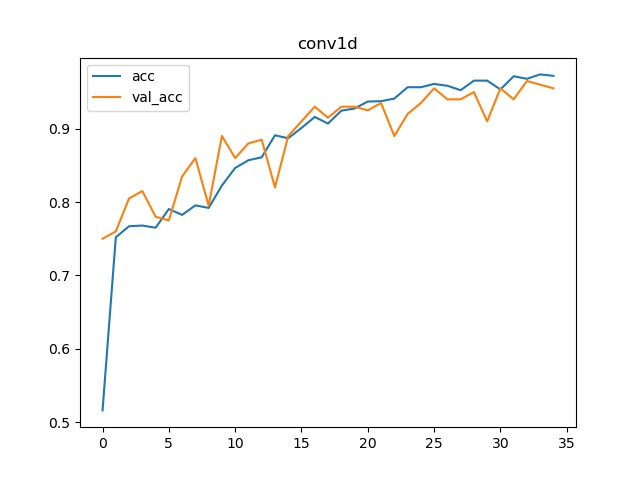

Recreate this plot in Python.
import numpy as np
import matplotlib.pyplot as plt
import pickle
from sklearn.model_selection import train_test_split
import keras
from  keras import Sequential
from keras.layers import Dense, Flatten,Conv1D,Dropout
from keras.models import Model
from keras.models import load_model
from keras import regularizers
global ill
global normal

#load signal data 
with open('normal_features', 'rb') as fp:
    normal_features=pickle.load(fp)


with open('ill_features', 'rb') as fp:
    ill_features=pickle.load(fp)

"""
this function for drew history of model
#   * title must be str
#   * for useing function you must complit parametr of function
#   * for drew any parameter[loss , acc, val_loss, val_acc ] set 1 for that element 
"""


def plot_history(history,title = 'none',loss = 0 , acc = 1 ,val_loss = 0 , val_acc = 0,save = 0):
    drew =[acc,val_acc,loss,val_loss]
    if acc == 1:
        a = history.history['acc']
        plt.plot(a)
    if val_acc == 1:
        v_a = history.history['val_acc']
        plt.plot(v_a)
    if loss == 1:
        l = history.history['loss']
        plt.plot(l)
    if val_loss == 1:
        v_l = history.history['val_loss']
        plt.plot(v_l)
    plt.legend(['acc','val_acc','loss','val_loss'])
    plt.title(title)
    if save == 1 :
        plt.savefig(str(title)+".jpg")
    plt.show()



# nromalization data and append data together 

def normal_data(normal_features):
    normal =[]
    for l in normal_features :
        l = l.flatten()
        l =l.reshape((240,480))
        l = (l - l.min())/(l.max()-l.min())
        normal.append(l)
    normal = np.array(normal)
    normal = normal.astype('float32')
    return normal

def ill_data(ill_features):
    ill = []
    for l in ill_features :
        l = l.flatten()
        l =l.reshape((240,480))
        l = (l - l.min())/(l.max()-l.min())
        ill.append(l)
    ill = np.array(ill)
    ill = ill.astype('float32')
    return ill

def data():
    ill = ill_data(ill_features)
    normal = normal_data(normal_features)
    x = np.concatenate([normal,ill])
    x = x.astype('float32')
    return x

# function for build labels

def label(ill_n=ill_features.shape[0],normal_n=normal_features.shape[0]):
    y = []
    for l in range(normal_features.shape[0]):
        y.append(1)
    for l in range(ill_features.shape[0]):
        y.append(0)
    y=np.array(y)
    return y
###load gan model

# gan ill model
ill_gen = load_model('ill.h5')

# gan normal model 
normal_gen = load_model('normal.h5')


#generator gan (make_fake_signal )

def generator(ill_signal,normal_signal,batch_size):
	random_array = np.random.rand(int(batch_size/4),240)
	fake_ill_signal = ill_gen.predict(random_array)
	print(fake_ill_signal.shape)
	random_array = np.random.rand(int(batch_size/4),240)
	fake_normal_signal = normal_gen.predict(random_array)
	print(fake_normal_signal.shape)
	ill =ill_signal
	normal = normal_signal
	ill_signal = ill[np.random.randint(0,ill.shape[0],size=int(batch_size/4))]
	normal_signal = normal[np.random.randint(0,normal.shape[0],size=int(batch_size/4))]

	X_batch = np.concatenate([normal_signal,fake_normal_signal,fake_ill_signal,ill_signal]).astype('float32')
	y_batch = np.array([1]*int(batch_size/2)+[0]*int(batch_size/2))
	return X_batch,y_batch



#load label
y_label = label(ill_n=ill_features.shape[0],normal_n=normal_features.shape[0])

#load data
x_data = data()

#split data and label to test and train data and lebal

x_train, x_val, y_train, y_val = train_test_split(x_data, y_label, test_size=0.3)
x_test, x_val, y_test, y_val = train_test_split(x_val, y_val, test_size=0.5)

# function for make model

def model():
    conv1d = Sequential()
    conv1d.add(Conv1D(filters=32,kernel_size=3,input_shape=(240,480),activation='relu'))
    conv1d.add(Conv1D(filters=32,kernel_size=3,activation='relu'))
    conv1d.add(Conv1D(filters=64,kernel_size=3,activation='relu'))
    conv1d.add(Conv1D(filters=64,kernel_size=3,activation='relu'))
    conv1d.add(Conv1D(filters=128,kernel_size=3,activation='relu'))
    conv1d.add(Conv1D(filters=128,kernel_size=3,activation='relu'))
    conv1d.add(Conv1D(filters=256,kernel_size=3,activation='relu'))
    conv1d.add(Conv1D(filters=256,kernel_size=3,activation='relu'))
    conv1d.add(Conv1D(filters=256,kernel_size=3,activation='relu'))
    conv1d.add(Conv1D(filters=512,kernel_size=3,activation='relu'))
    conv1d.add(Conv1D(filters=512,kernel_size=3,activation='relu'))
    #conv1d.add(Dropout(0.5))
    conv1d.add(Flatten())
    conv1d.add(Dense(512,activation='relu',kernel_regularizer=regularizers.l1_l2(l1= 0.00001,l2 = 0.001)))
    conv1d.add(Dense(1,activation='sigmoid',kernel_regularizer=regularizers.l1_l2(l1= 0.00001,l2 = 0.001)))
    return conv1d

    
# load model
m1 = model() 
#summary of model

m1.summary()


adam=keras.optimizers.Adam(lr=0.00001)
m1.compile(optimizer=adam ,loss='binary_crossentropy',metrics=['acc'])
# *train model
"""
#train model with out gen




history = m1.fit(x_train,y_train, batch_size=50, epochs=20,
           shuffle=True,validation_data=(x_test,y_test))
"""

#train model with  gen
ill = ill_data(ill_features)
normal = normal_data(normal_features)

x_train_ill, x_val_ill= train_test_split(ill, test_size=0.3)
x_test_ill, x_val_ill= train_test_split(x_val_ill, test_size=0.5)

x_train_normal, x_val_normal= train_test_split(normal, test_size=0.3)
x_test_normal, x_val_nromal= train_test_split(x_val_normal, test_size=0.5)

x_train ,y_train = generator(x_train_ill,x_train_normal,batch_size=2000) 
x_val ,y_val = generator(x_val_ill,x_test_normal,batch_size=200) 

history = m1.fit(x_train,y_train, batch_size=20, epochs=35,
           shuffle=True,validation_data=(x_val,y_val))
#plot and save out put model
plot_history(history,title = 'conv1d',loss = 0 , acc = 1 ,val_loss = 0 , val_acc = 1,save = 1)
#save model
m1.save('cnn.h5')

#test model 
x_test = np.concatenate([x_test_normal,x_test_ill]).astype('float32')
y_test = np.array([1]*x_test_normal.shape[0]+[0]*x_test_ill.shape[0])
test = m1.evaluate(x_test, y_test)
print('test acc : '+str(test))


input('exit')



#this line for give graphcal model (layers , input and out put layers)


"""
keras.utils.plot_model(
    m1,
    to_file="CONV1D.png",
    show_shapes=True,
    show_layer_names=True,
    rankdir="TB",
    expand_nested=False,
    dpi=1000)
"""
